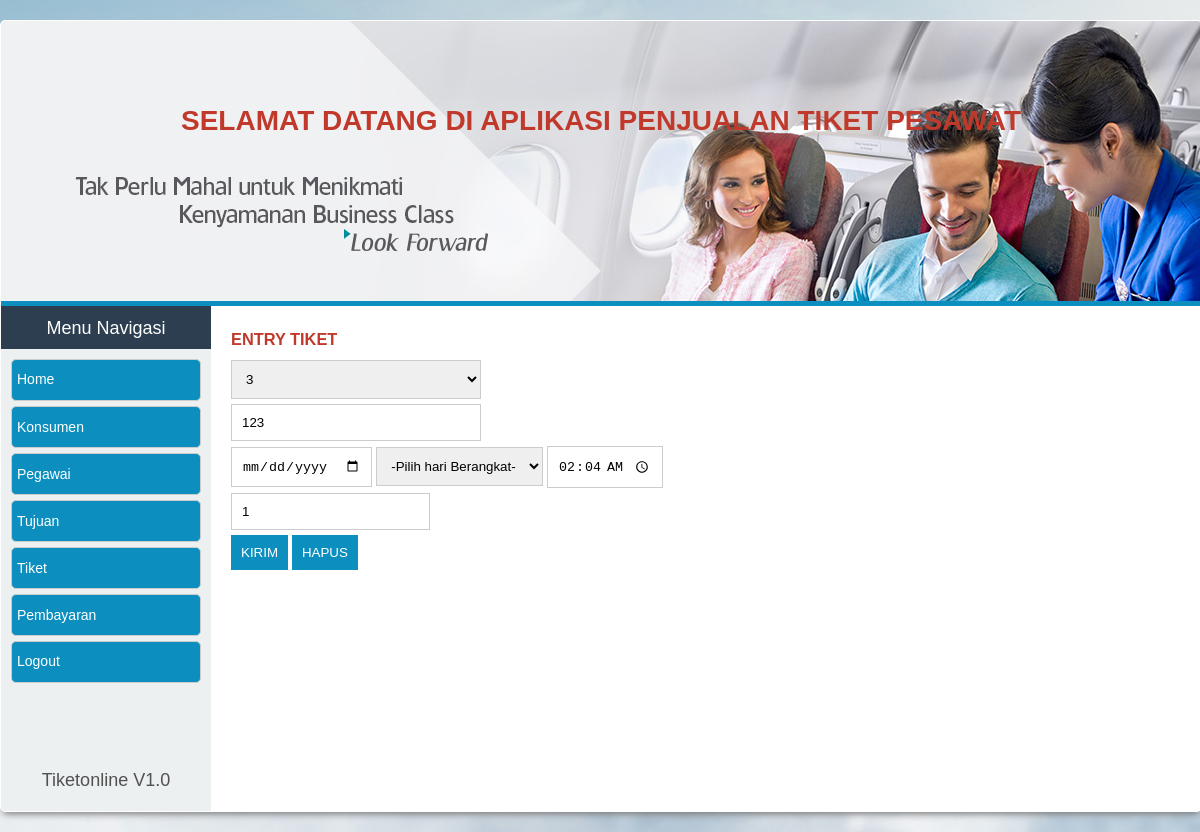
The page /edittiket.php?id_tiket=123 (signed in) on the database its author committed.
### tables this page shows
CREATE TABLE `tbl_tiket` (
  `no_konsumen` int(20) NOT NULL,
  `no_tiket` int(20) NOT NULL,
  `tgl_berangkat` date NOT NULL,
  `hari_berangkat` text NOT NULL,
  `waktu_berangkat` time NOT NULL,
  `no_tujuan` int(20) NOT NULL
);

### edittiket.php (the view, shortened to what this page needs)
<?php
include('koneksi/conn.php');
include('template/top.php');
include('template/navigasi.php');
$id=$_GET['id_tiket'];
$sql = "SELECT * FROM tbl_tiket WHERE no_tiket='$id' ";
$hasil=mysqli_query($conn,$sql) or die(mysqli_error());
while ($tampil=mysqli_fetch_array($hasil))
{
?>
<div id="main">
	<div class="content">
		<h3>Entry Tiket</h3>
		<form action="updatetiket.php" method="POST">
			<div class="input-group">
				<select name="no_konsumen" id="" style="width: 250px;">
					<option value='<?php echo $tampil['no_konsumen']; ?>'><?php echo $tampil['no_konsumen']; ?></option>
				</select>
			</div>
			<div class="input-group">
				<input type="text" placeholder="Nomor Tiket" value="<?php echo $tampil['no_tiket']; ?>" name="no_tiket" style="width: 228px;">
			</div>
			<div class="input-group">
				<input type="date" name="tgl_berangkat">
				<select name="hari_berangkat" id="">
					<option value="<?php echo $tampil['hari_berangkat']; ?>">-Pilih hari Berangkat-</option>
				</select>
				<input type="time" placeholder="Waktu keberangkatan" name="waktu_berangkat" value="<?php echo $tampil['waktu_berangkat']; ?>">
			</div>
			<div class="input-group">
					<input name="no_tujuan" value="<?php echo $tampil['no_tujuan']; ?>">
			</div>
			<div class="input-group">
				<button type="submit" class="btn">Kirim</button>
				<button type="reset" class="btn">Hapus</button>
			</div>
		</form>
	</div>
</div>
<?php include('template/footer.php'); }?>

### style.css (style rules this page uses)
* { padding: 0; margin: 0; }
body { background: url(img/3.jpg) no-repeat fixed; background-size: cover; font-family: 'Oxygen', sans-serif; font-size: 14px; }
#main { background-color: #000; }
.content { width: 960px; padding: 10px 0; float: left; margin-left: 20px; color: #403F3F; }
.content h3 { text-transform: uppercase; color: #c0392b; height: 20px; margin: 12px 0; }
.input-group { margin-bottom: 5px; }
.input-group input { padding:10px; border:1px solid #ccc; }
.input-group select { padding: 10px; border: 1px solid #ccc; }
.btn { border: none; padding: 10px; background: #0C8FBF; color: #fff; text-transform: uppercase; text-align: center; cursor: pointer; }

### rows shown on the page
tbl_tiket: no_konsumen "3", no_tiket "123", waktu_berangkat "02:04:00", no_tujuan "1"
